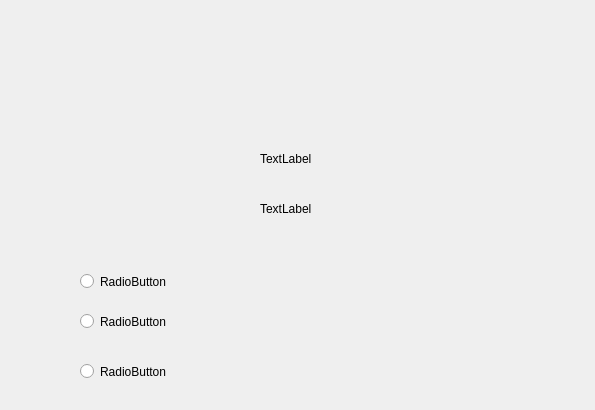
<?xml version="1.0" encoding="UTF-8"?>
<ui version="4.0">
 <class>Form</class>
 <widget class="QWidget" name="Form">
  <property name="geometry">
   <rect>
    <x>0</x>
    <y>0</y>
    <width>595</width>
    <height>410</height>
   </rect>
  </property>
  <property name="windowTitle">
   <string>Form</string>
  </property>
  <widget class="QLabel" name="label">
   <property name="geometry">
    <rect>
     <x>260</x>
     <y>150</y>
     <width>67</width>
     <height>17</height>
    </rect>
   </property>
   <property name="text">
    <string>TextLabel</string>
   </property>
  </widget>
  <widget class="QLabel" name="label_2">
   <property name="geometry">
    <rect>
     <x>260</x>
     <y>200</y>
     <width>67</width>
     <height>17</height>
    </rect>
   </property>
   <property name="text">
    <string>TextLabel</string>
   </property>
  </widget>
  <widget class="QRadioButton" name="radioButton">
   <property name="geometry">
    <rect>
     <x>80</x>
     <y>270</y>
     <width>112</width>
     <height>23</height>
    </rect>
   </property>
   <property name="text">
    <string>RadioButton</string>
   </property>
  </widget>
  <widget class="QRadioButton" name="radioButton_2">
   <property name="geometry">
    <rect>
     <x>80</x>
     <y>310</y>
     <width>112</width>
     <height>23</height>
    </rect>
   </property>
   <property name="text">
    <string>RadioButton</string>
   </property>
  </widget>
  <widget class="QRadioButton" name="radioButton_3">
   <property name="geometry">
    <rect>
     <x>80</x>
     <y>360</y>
     <width>112</width>
     <height>23</height>
    </rect>
   </property>
   <property name="text">
    <string>RadioButton</string>
   </property>
  </widget>
 </widget>
 <resources/>
 <connections/>
</ui>
